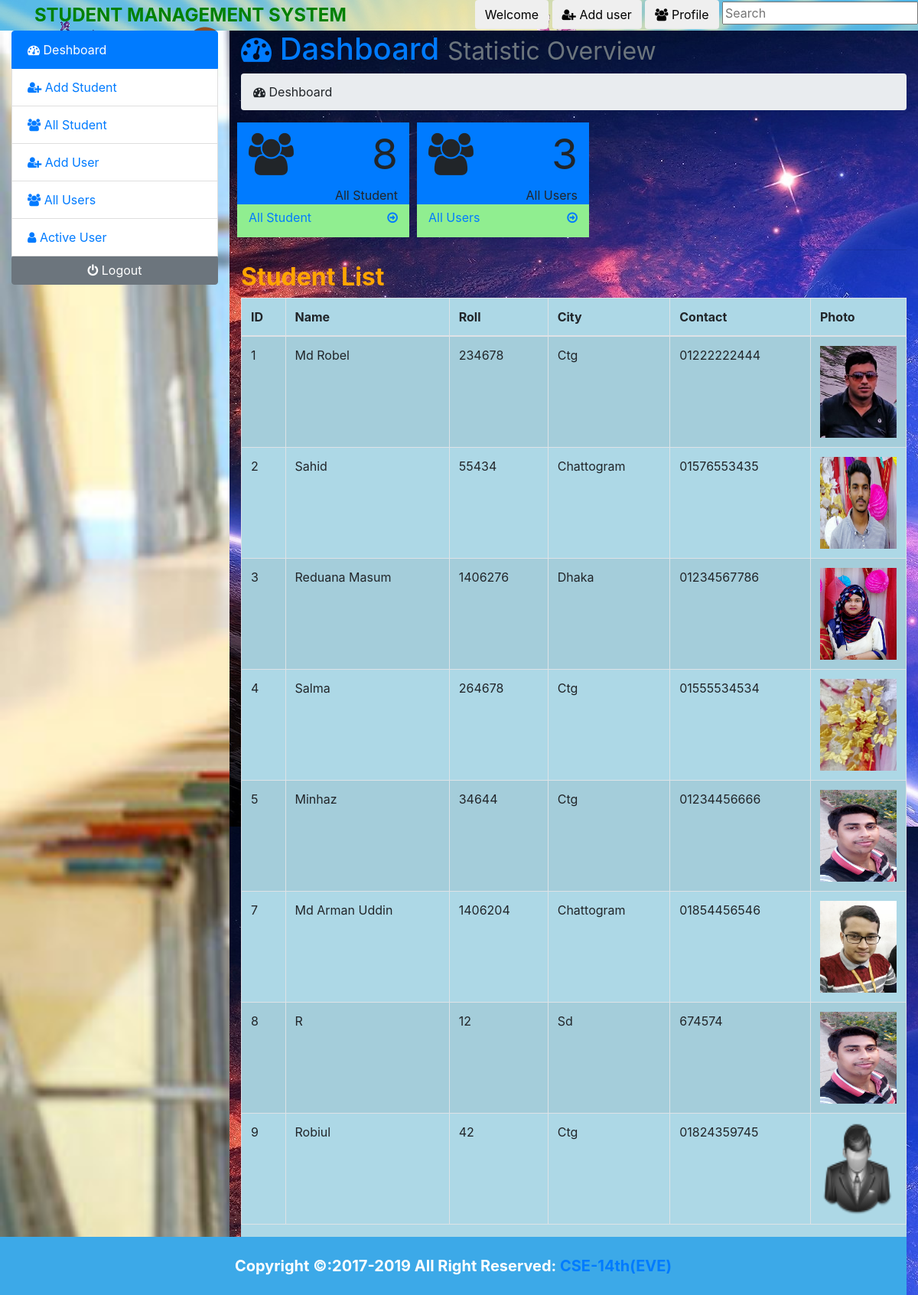
Page /admin/index.php?page=deshboard (signed in) on the committed database.
### tables this page shows
CREATE TABLE `student_info` (
  `id` int(10) NOT NULL,
  `name` varchar(50) NOT NULL,
  `roll` int(6) NOT NULL,
  `class` varchar(10) NOT NULL,
  `city` varchar(20) NOT NULL,
  `pcontact` varchar(11) NOT NULL,
  `photo` varchar(50) NOT NULL,
  `datetime` datetime NOT NULL DEFAULT CURRENT_TIMESTAMP
);

### admin/deshboard.php (the view)
<h1 class="text-primary"><i class="fa fa-dashboard"> </i> Dashboard <small class="text-secondary">Statistic Overview</small></h1>
            <ol class="breadcrumb">
              <li class="active"><i class="fa fa-dashboard"> </i> Deshboard</li>
            </ol>
            <?php
              $count_student=mysqli_query($link,"SELECT * FROM `student_info`");
              $total_student=mysqli_num_rows($count_student);
               $count_user=mysqli_query($link,"SELECT * FROM `user`");
              $total_user=mysqli_num_rows($count_user);
             ?>
             <div>
            <div class="row row-responsive"   >
              <div class="col-sm-3" style="background-color:lightgreen; margin: 0 10px 0 10px;height: 150px; border: 1px blue;">
                <div class="panel panel-primary">
                               <div class="panel-heading">
                                <div class="row  bg-primary">
                                  <div class="col-md-3"  style="font-size: 55px"><i class="fa fa-users "></i></div>
                                  <div class="col-md-9">
                                    <div class="pull-right" style=" font-size: 55px"><?php  echo $total_student ?></div>
                                    <div class="clearfix"></div>
                                    <div class= "pull-right">All Student</div>
                                  </div>
                                </div>
                               </div>
                               <a href="index.php?page=all_student">
                                 <div class="panel-footer"style ="padding-top: 5px">
                                <span class="pull-left">All Student</span>
                                <span class="pull-right"><i class="fa fa-arrow-circle-o-right"></i></span>
                                <div class="clearfix"></div>
                               </div>
                               </a>
                </div>
              </div>
              <div class="col-sm-3 " style="background-color:lightgreen;">
                <div class="panel panel-primary">
                               <div class="panel-heading">
                                <div class="row bg-primary">
                                  <div class="col-md-3"  style="font-size: 55px"><i class="fa fa-users "></i></div>
                                  <div class="col-md-9">
                                    <div class="pull-right" style=" font-size: 55px"><?php  echo $total_user ?></div>
                                    <div class="clearfix"></div>
                                    <div class= "pull-right">All Users</div>
                                  </div>
                                </div>
                               </div>
                               <a href="index.php?page=all_user">
                                 <div class="panel-footer"style ="padding-top: 5px">
                                <span class="pull-left">All Users</span>
                                <span class="pull-right"><i class="fa fa-arrow-circle-o-right"></i></span>
                                <div class="clearfix"></div>
                               </div>
                               </a>
                </div>
              </div>
               <br><br>
          </div>
              <hr>
              <h2 style="color: orange"><b> Student List</b></h2>
             <div class="table-responsive" style="background-color: lightblue">
              <table class="table table-bordered table-striped">
                <thead>
                  <tr>
                    <th>ID</th>
                    <th>Name</th>
                    <th>Roll</th>
                    <th>City</th>
                    <th>Contact</th>
                    <th>Photo</th>
                  </tr>
                </thead>
                <tbody>
                  <?php
                    $db_sinfo=mysqli_query($link,"SELECT * FROM `student_info` ");
                    while ($row=mysqli_fetch_assoc($db_sinfo)) {
                  ?>
                   <tr>
                    <td><?php echo $row['id'];?></td>
                    <td><?php echo ucwords($row['name']);?></td>
                    <td><?php echo $row['roll'];?></td>
                    <td><?php echo ucwords($row['city']);?></td>
                    <td ><?php echo $row['pcontact'];?></td>
                    <td style="height: 120px;width: 100px" > <img style="height: 120px;width: 100px" src="student_images/<?php echo $row['photo'];?>"></td>
                  </tr>
                   <?php
                   }
                   ?>
                </tbody>
              </table>
              </div>
              </div>

### admin/index.php (shortened to what this page needs)
<!DOCTYPE html>
<html>
<head>
		<link rel="stylesheet" type="text/css" href="../css/bootstrap.min.css">
		<link rel="stylesheet" type="text/css" href="../css/font-awesome.css">
</head>
<body  style="min-height: 550px; background-image: url('../images/q.jpg');">
    <div class="row" style="background-image:url('../images/1.jpg');height: 40px">
<div class="col-sm-5" style="padding-top: 6px;padding-left: 60px; color:green"> <h4><b> STUDENT MANAGEMENT SYSTEM</b></h4></div>
<div class="col-sm-7" style="text-align:right;">
	<a href="index.php?page=welcome">
	<button class="btn ">Welcome</button></a>
	<a href="index.php?page=registration">
	<button class="btn "><i class="fa fa-user-plus"></i> Add user</button></a>
	<a href="index.php?page=profile">
	<button class="btn "><i class="fa fa-users"></i> Profile</button></a>
	<a href="https://www.google.com"><input type="text" placeholder="Search" name=""></a>
</div>
</div>
    <div class="container-fluid">
    	<div class="row">
    		<div class="col-sm-3"  style="background-image:url('../images/g12.jpg'); background-size: cover;">
    			<div class="list-group">
    				<a href="index.php?page=deshboard" class="list-group-item active"><i class="fa fa-dashboard"> </i> Deshboard</a>
    				<a href="index.php?page=add_student" class="list-group-item" > <i class="fa fa-user-plus"></i>  Add Student</a>
    				<a href="index.php?page=all_student" class="list-group-item"><i class="fa fa-users"> </i> All Student</a>
    				 <a href="index.php?page=registration" class="list-group-item"><i class="fa fa-user-plus"> </i> Add User</a>
                     <a href="index.php?page=all_user" class="list-group-item"><i class="fa fa-users"> </i> All Users</a>
                     <a href="index.php?page=profile" class="list-group-item"><i class="fa fa-user"> </i> Active User</a>
    				<a href="logout.php" class="btn btn-secondary"><i class="fa fa-power-off"></i> Logout</a>
    			</div>
    		</div>
     		<div class="col-sm-9">
    			<div class="content">
    			 <?php
                 if (isset($_GET['page'])) {
                  $page=$_GET['page'].'.php';
                 }
                 else{
                 	$page="crops_deshboard.php";
                 }
                 if (file_exists($page)) {
                 	require_once $page;
                 }
                 else{
                 	require_once '404.php';
                 }
    			   ?>
    		</div>
    	</div>
    </div>
     <footer class="text-center" style="background-color: #3CA9E8; width: cover;margin-left: -15px; padding: 10px; color: #fff">
       	<p><b><h5>Copyright &copy:2017-2019 All Right Reserved: <a href="#">CSE-14th(EVE)</a></b></h5></p>
     </footer>
</body>
</html>

### rows in the picture
student_info: id "1", name "Md Robel", roll "234678", city "Ctg", pcontact "01222222444", photo (picture)
student_info: id "2", name "Sahid", roll "55434", city "Chattogram", pcontact "01576553435", photo (picture)
student_info: id "3", name "Reduana Masum", roll "1406276", city "Dhaka", pcontact "01234567786", photo (picture)
student_info: id "4", name "Salma", roll "264678", city "Ctg", pcontact "01555534534", photo (picture)
student_info: id "5", name "Minhaz", roll "34644", city "Ctg", pcontact "01234456666", photo (picture)
student_info: id "7", name "Md Arman Uddin", roll "1406204", city "Chattogram", pcontact "01854456546", photo (picture)
student_info: id "8", name "R", roll "12", city "Sd", pcontact "674574", photo (picture)
student_info: id "9", name "Robiul", roll "42", city "Ctg", pcontact "01824359745", photo (picture)

### other values in the picture
$total_student "8"
$total_user "3"
